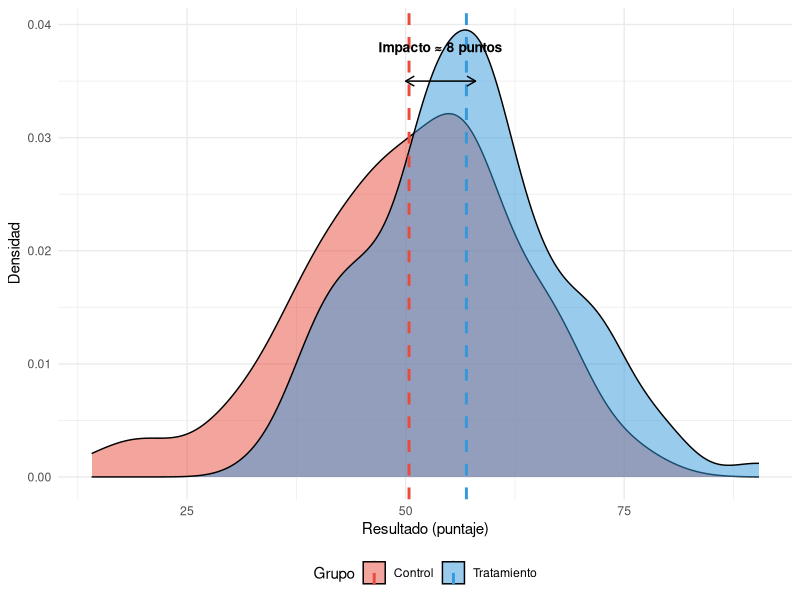
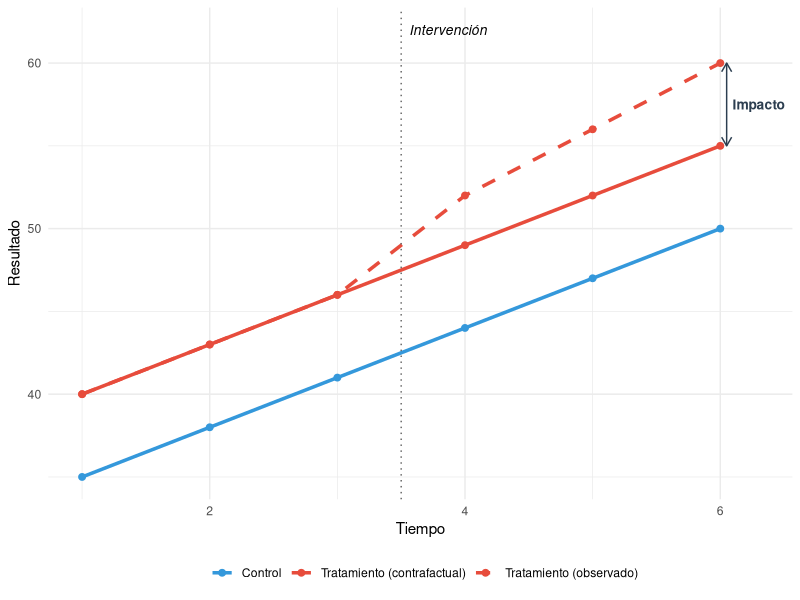
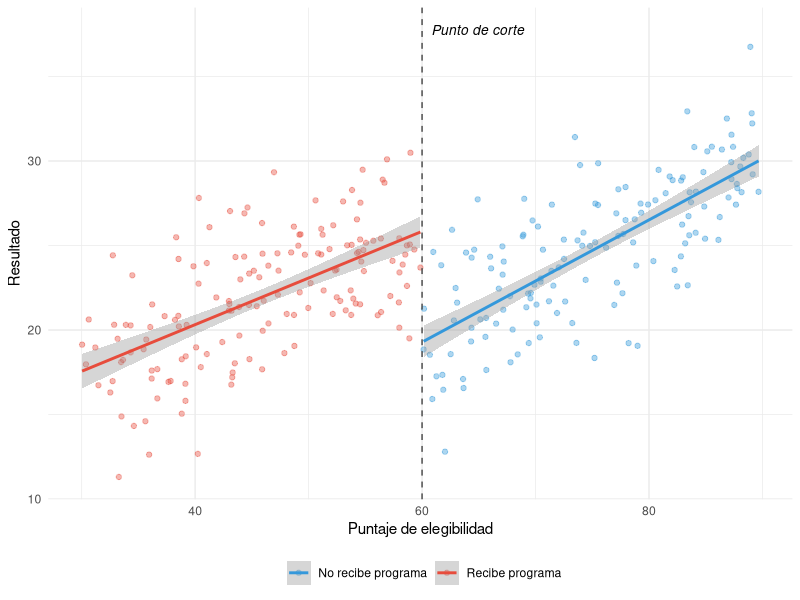

These figures' R source, in order:
## ---- chunk 1
#| label: fig-rct-ejemplo
#| fig-cap: "Lógica de un experimento aleatorio: la diferencia de medias entre tratamiento y control estima el impacto"
#| echo: false
#| message: false

library(tidyverse)

set.seed(42)
n <- 200
datos_rct <- tibble(
  grupo = rep(c("Control", "Tratamiento"), each = n/2),
  resultado = c(
    rnorm(n/2, mean = 50, sd = 12),
    rnorm(n/2, mean = 58, sd = 12)
  )
)

ggplot(datos_rct, aes(x = resultado, fill = grupo)) +
  geom_density(alpha = 0.5) +
  geom_vline(
    data = datos_rct |> group_by(grupo) |> summarise(media = mean(resultado)),
    aes(xintercept = media, color = grupo),
    linewidth = 1, linetype = "dashed"
  ) +
  annotate("segment", x = 50, xend = 58, y = 0.035, yend = 0.035,
           arrow = arrow(ends = "both", length = unit(0.1, "inches"))) +
  annotate("text", x = 54, y = 0.038, label = "Impacto ≈ 8 puntos",
           fontface = "bold", size = 3.5) +
  scale_fill_manual(values = c("#E74C3C", "#3498DB")) +
  scale_color_manual(values = c("#E74C3C", "#3498DB")) +
  labs(x = "Resultado (puntaje)", y = "Densidad", fill = "Grupo", color = "Grupo") +
  theme_minimal() +
  theme(legend.position = "bottom")
## ---- chunk 2
#| label: fig-did
#| fig-cap: "Diferencia en diferencias: la tendencia paralela como supuesto clave"
#| echo: false
#| message: false

library(tidyverse)

did_data <- tibble(
  tiempo = rep(c(1, 2, 3, 4, 5, 6), 3),
  grupo = rep(c("Tratamiento (observado)", "Control", "Tratamiento (contrafactual)"), each = 6),
  valor = c(
    40, 43, 46, 52, 56, 60,
    35, 38, 41, 44, 47, 50,
    40, 43, 46, 49, 52, 55
  )
)

ggplot(did_data, aes(x = tiempo, y = valor, color = grupo, linetype = grupo)) +
  geom_line(linewidth = 1.2) +
  geom_point(size = 2) +
  geom_vline(xintercept = 3.5, linetype = "dotted", color = "gray40") +
  annotate("text", x = 3.5, y = 62, label = "Intervención", fontface = "italic",
           size = 3.5, hjust = -0.1) +
  annotate("segment", x = 6.05, xend = 6.05, y = 55, yend = 60,
           arrow = arrow(ends = "both", length = unit(0.1, "inches")),
           color = "#2C3E50") +
  annotate("text", x = 6.3, y = 57.5, label = "Impacto", fontface = "bold",
           size = 3.5, color = "#2C3E50") +
  scale_color_manual(values = c("#3498DB", "#E74C3C", "#E74C3C")) +
  scale_linetype_manual(values = c("solid", "solid", "dashed")) +
  labs(x = "Tiempo", y = "Resultado", color = "", linetype = "") +
  theme_minimal() +
  theme(legend.position = "bottom")
## ---- chunk 3
#| label: fig-rdd
#| fig-cap: "Regresión discontinua: el salto en el punto de corte estima el impacto"
#| echo: false
#| message: false

library(tidyverse)

set.seed(123)
n <- 300
rdd_data <- tibble(
  puntaje = runif(n, 30, 90),
  tratado = puntaje < 60,
  resultado = ifelse(tratado,
    2 + 0.3 * puntaje + 6 + rnorm(n, 0, 3),
    2 + 0.3 * puntaje + rnorm(n, 0, 3)
  )
)

ggplot(rdd_data, aes(x = puntaje, y = resultado, color = tratado)) +
  geom_point(alpha = 0.4, size = 1.5) +
  geom_smooth(method = "lm", se = TRUE) +
  geom_vline(xintercept = 60, linetype = "dashed", color = "gray30") +
  annotate("text", x = 60, y = max(rdd_data$resultado) + 1,
           label = "Punto de corte", fontface = "italic", size = 3.5, hjust = -0.1) +
  scale_color_manual(values = c("#3498DB", "#E74C3C"),
                     labels = c("No recibe programa", "Recibe programa")) +
  labs(x = "Puntaje de elegibilidad", y = "Resultado",
       color = "") +
  theme_minimal() +
  theme(legend.position = "bottom")
